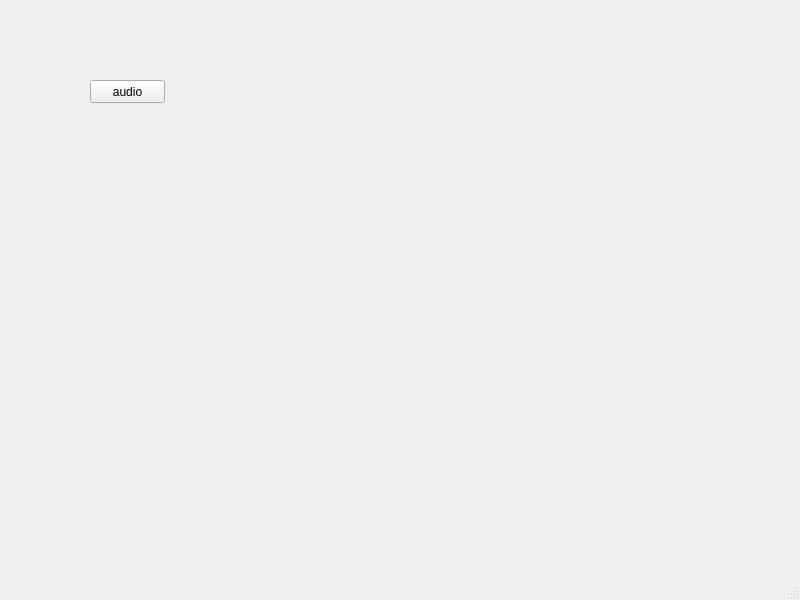
<?xml version="1.0" encoding="UTF-8"?>
<ui version="4.0">
 <class>FfWindow</class>
 <widget class="QMainWindow" name="FfWindow">
  <property name="geometry">
   <rect>
    <x>0</x>
    <y>0</y>
    <width>800</width>
    <height>600</height>
   </rect>
  </property>
  <property name="windowTitle">
   <string>FfWindow</string>
  </property>
  <widget class="QWidget" name="centralwidget">
   <widget class="QPushButton" name="audioButton">
    <property name="geometry">
     <rect>
      <x>90</x>
      <y>80</y>
      <width>75</width>
      <height>23</height>
     </rect>
    </property>
    <property name="text">
     <string>audio</string>
    </property>
   </widget>
  </widget>
  <widget class="QMenuBar" name="menubar">
   <property name="geometry">
    <rect>
     <x>0</x>
     <y>0</y>
     <width>800</width>
     <height>23</height>
    </rect>
   </property>
  </widget>
  <widget class="QStatusBar" name="statusbar"/>
 </widget>
 <resources/>
 <connections/>
</ui>
